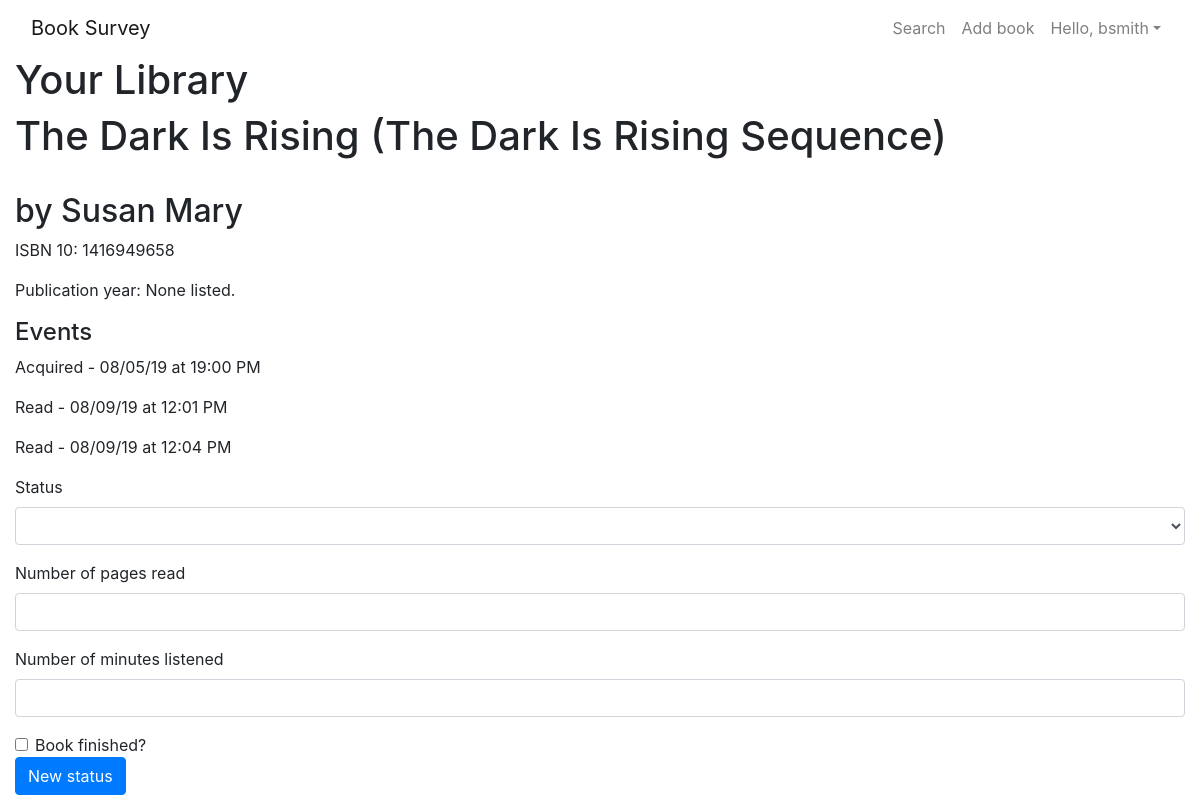
Page /library/3 (signed in) on the committed database.
### users/models.py (models this page shows)
class User(AbstractUser):
    pass
    def __str__(self):
        return f"{self.username}"

### library/models.py (models this page shows, shortened)
class UserEdition(models.Model):
    edition = models.ForeignKey(Edition, on_delete=models.CASCADE, related_name="user_edition")
    genre = models.ForeignKey('Genre', on_delete=models.CASCADE, related_name="libraries", blank=True, null=True)
    num_pages = models.PositiveIntegerField(blank=True, null=True)
    num_minutes = models.DurationField(blank=True, null=True)

class Edition(models.Model):
    book = models.ForeignKey(Book, on_delete=models.CASCADE, related_name="editions")
    cover = models.URLField(blank=True)
    isbn_10 = models.CharField(max_length=10, blank=True)
    isbn_13 = models.CharField(max_length=13, blank=True)
    goodreads_id = models.CharField(max_length=20, blank=True)
    openlibrary_id = models.CharField(max_length=20, blank=True)
    pub_year = models.DateField(blank=True, null=True)
    format = models.ForeignKey('Format', on_delete=models.CASCADE, blank=True, null=True, related_name="editions")
    num_pages = models.PositiveIntegerField(blank=True, null=True)
    num_minutes = models.DurationField(blank=True, null=True)

class Book(models.Model):
    title = models.CharField(max_length=256)
    authors = models.ManyToManyField('Author', related_name="books")
    description = models.TextField(blank=True)
    publisher = models.ForeignKey('Publisher', on_delete=models.CASCADE, related_name="books", blank=True, null=True)
    genre = models.ForeignKey('Genre', on_delete=models.CASCADE, related_name="editions", blank=True, null=True)

class Author(models.Model):
    first_name = models.CharField(max_length=64)
    last_name = models.CharField(max_length=128)
    def __str__(self):
        return f"{self.first_name} {self.last_name}"

class Event(models.Model):
    user = models.ForeignKey(User, on_delete=models.CASCADE, related_name="events")
    edition = models.ForeignKey(UserEdition, on_delete=models.CASCADE, related_name="events")
    action = models.ForeignKey('Action', on_delete=models.CASCADE, related_name="events")
    pages_read = models.PositiveIntegerField(blank=True, null=True)
    minutes_listened = models.DurationField(blank=True, null=True)
    finished = models.BooleanField(blank=True, null=True)
    creation_time = models.DateTimeField(auto_now_add=True)
    modified_time = models.DateTimeField(auto_now=True)
    def __str__(self):
        return f"{self.action}"
    def event_time(self):
        time = self.creation_time.strftime("%m/%d/%y at %H:%M %p")
        return time

class Action(models.Model):
    action = models.CharField(max_length=64)
    def __str__(self):
        return f"{self.action}"

### library/views.py (the view)
# urls.py: path('<int:edition_id>', views.edition, name='edition'),
@login_required
def edition(request, edition_id):
    context = {}
    try:
        edition = UserEdition.objects.get(
            pk=edition_id,
            libraries__user__id=request.user.id
        )
        events = Event.objects.filter(
            user=request.user.id,
            edition__id=edition_id
        )
        context = {
            "edition": edition,
            "actions": Action.objects.all(),
            "events": events,
        }
    except Exception:
        error_message(request, "That book does not exist.")
    return render(request, "library/edition.html", context)

### library/templates/library/edition.html (shortened to what this page needs)
{% extends "base.html" %}
{% block pagehead %}
  Your Library
{% endblock %}
{% block body %}
    <h1>{{edition.edition.book.title}}</h1>
    <h2>by{% for author in edition.edition.book.authors.all %}
      {{author}}
      {% endfor %}
    </h2>
    <p>ISBN 10: {{edition.edition.isbn_10|default:"None listed."}}</p>
    <p>Publication year: {{edition.edition.pub_year|default:"None listed."}}</p>
    <h4>Events</h4>
    {% for event in events %}
      <p>{{event}} - {{event.event_time}}</p>
    {% empty %}
      <p>No events logged yet.</p>
    {% endfor %}
    {% if edition %}
      <form method="POST" action="{% url 'status update' edition.id%}">
        <div class="form-group">
          <label for="action">Status</label>
          <select class="form-control" name="action" id="action">
            <option value=""></option>
            {% for action in actions %}
              <option value="{{action}}">{{action}}</option>
            {% endfor %}
          </select>
          </div>
          <div class="form-group">
            <label for="numPages">Number of pages read</label>
            <input type="number" class="form-control" name="numPages" id="numPages">
          </div>
          <div class="form-group">
            <label for="numMinutes">Number of minutes listened</label>
            <input type="number" class="form-control" name="numMinutes" id="numMinutes">
          </div>
          <div class="form-check">
            <input class="form-check-input" type="checkbox" name="bookFinished" id="bookFinished">
            <label class="form-check-label" for="bookFinished">Book finished?</label>
          </div>
        <button type="submit" class="btn btn-primary">New status</button>
      </form>
    {% else %}
      <p>Could not find an edition with that ID. Go back and try again.</p>
    {% endif %}
{% endblock %}

### templates/nav.html (shortened to what this page needs)
<nav class="navbar navbar-expand-md navbar-light">
  <a class="navbar-brand" href="/">
    Book Survey
  </a>
  <div class="collapse navbar-collapse d-flex justify-content-md-end">
    <div class="navbar-nav">
      <a class="nav-item nav-link" href="{% url 'search' %}">Search</a>
      {% if user.is_authenticated %}
        <a class="nav-item nav-link" href="{% url 'add book' %}">Add book</a>
        <a class="nav-item nav-link dropdown dropdown-toggle" href="#" id="navbarDropdown" role="button" data-toggle="dropdown" aria-haspopup="true" aria-expanded="false">Hello, {{user}}</a>
      {% else %}
        <a class="nav-item nav-link" href="{% url 'login' %}">Login</a>
        <a class="nav-item nav-link" href="{% url 'register' %}">Create Account</a>
      {% endif %}
    </div>
  </div>
</nav>

### rows in the picture
User: username "bsmith"
UserEdition: edition.book "The Dark Is Rising (The Dark Is Rising Sequence)", edition.isbn_10 "1416949658", edition.pub_year "None listed."
Author: first_name+last_name "Susan Mary"
Event: action.action "Acquired", event_time "08/05/19 at 19:00 PM"
Event: action.action "Read", event_time "08/09/19 at 12:01 PM"
Event: action.action "Read", event_time "08/09/19 at 12:04 PM"
